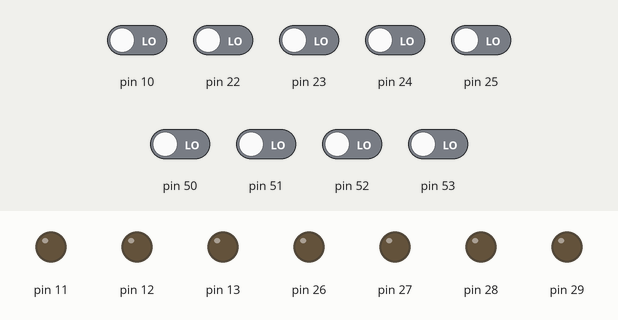
Bench run of a sketch on a simulated Arduino Mega 2560, built with avr-gcc and run on an emulated ATmega2560. Parts: output pins drawn as LEDs (lit = HIGH). Inputs (shaded band) come from the test bench; at power-on: pin 10, pin 22–25, pin 50–53 LOW.

Above: at 1.2 s.
1.3 s: pin 10 driven HIGH
At 2.5 s:
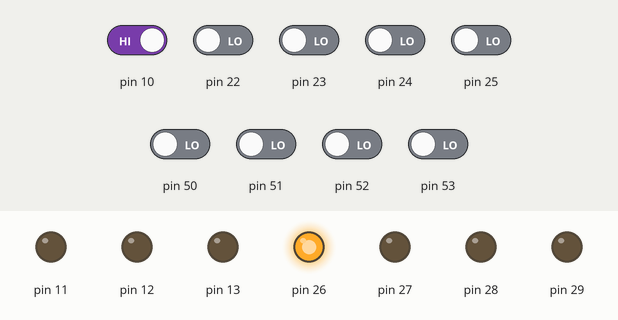
2.8 s: pin 22 driven HIGH
At 3.8 s:
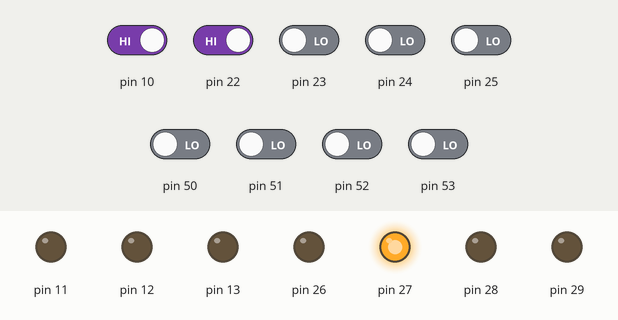
4.3 s: pin 23 driven HIGH
At 4.9 s:
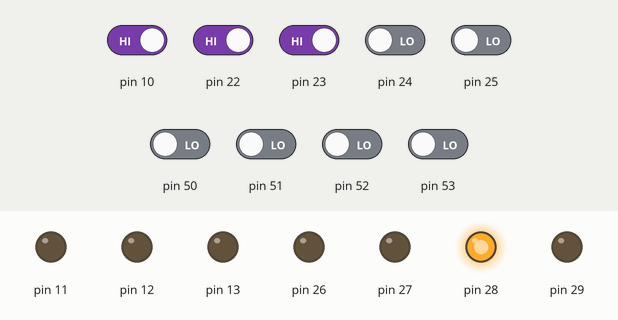
5.8 s: pin 24 driven HIGH
At 6.1 s:
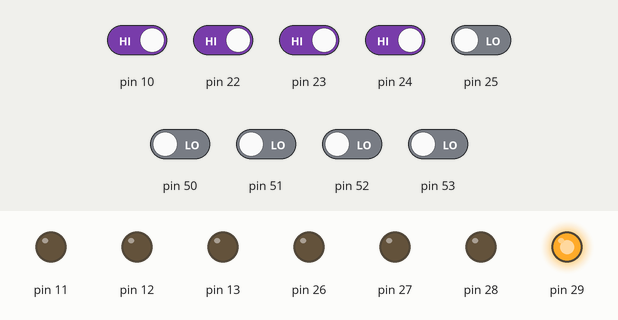
7.3 s: pin 25 driven HIGH
At 8.4 s:
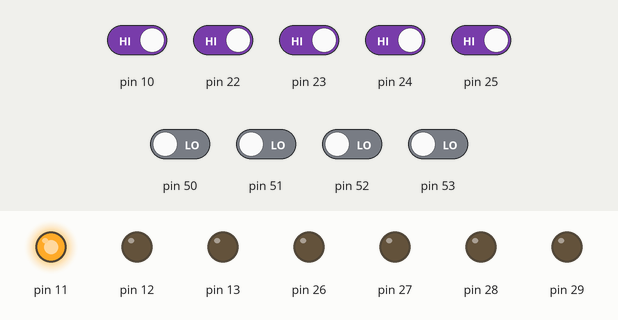
8.8 s: pin 50 driven HIGH
At 9.6 s:
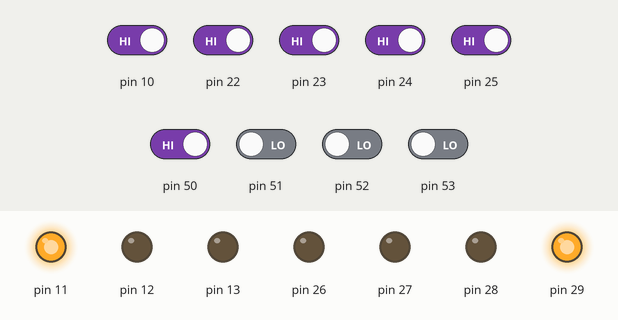
Timing chart, 0 to 11.3 s (numbered marks = the images above; inputs shaded):
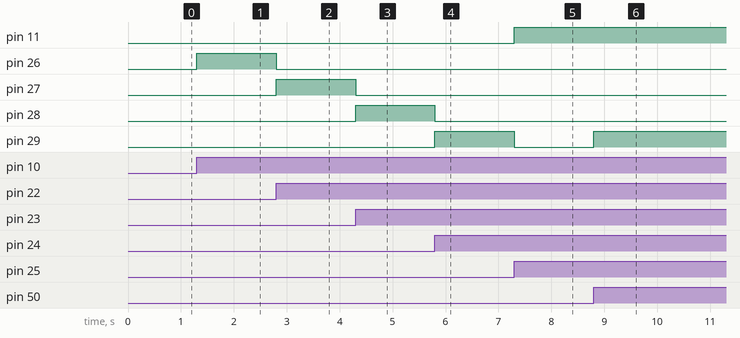

Measured:
- after the input at 1.3 s, pin 26: LOW → HIGH at once
- after the input at 2.8 s, pin 26: HIGH → LOW at once; pin 27: LOW → HIGH at once
- after the input at 4.3 s, pin 27: HIGH → LOW at once; pin 28: LOW → HIGH at once
- after the input at 5.8 s, pin 28: HIGH → LOW at once; pin 29: LOW → HIGH at once
- after the input at 7.3 s, pin 11: LOW → HIGH at once; pin 29: HIGH → LOW at once
- after the input at 8.8 s, pin 29: LOW → HIGH at once

The sketch:

ALU.ino
```cpp
void setup() {
  DDRA = B11110000;
  DDRB = B11100000;
}

void loop() {
  byte in1 = PINA & B00001111;
  byte in2 = PINB & B00001111;
  byte ci = (PINB & B00010000) >> 4;

  byte result = ci + in1 + in2;

  byte out = (result & B00001111) << 4;
  byte co = (result > 15) ? B00100000 : B00000000;

  PORTA = (PORTA & B00001111) | out;
  PORTB = (PORTB & B11011111) | co;
}
```
